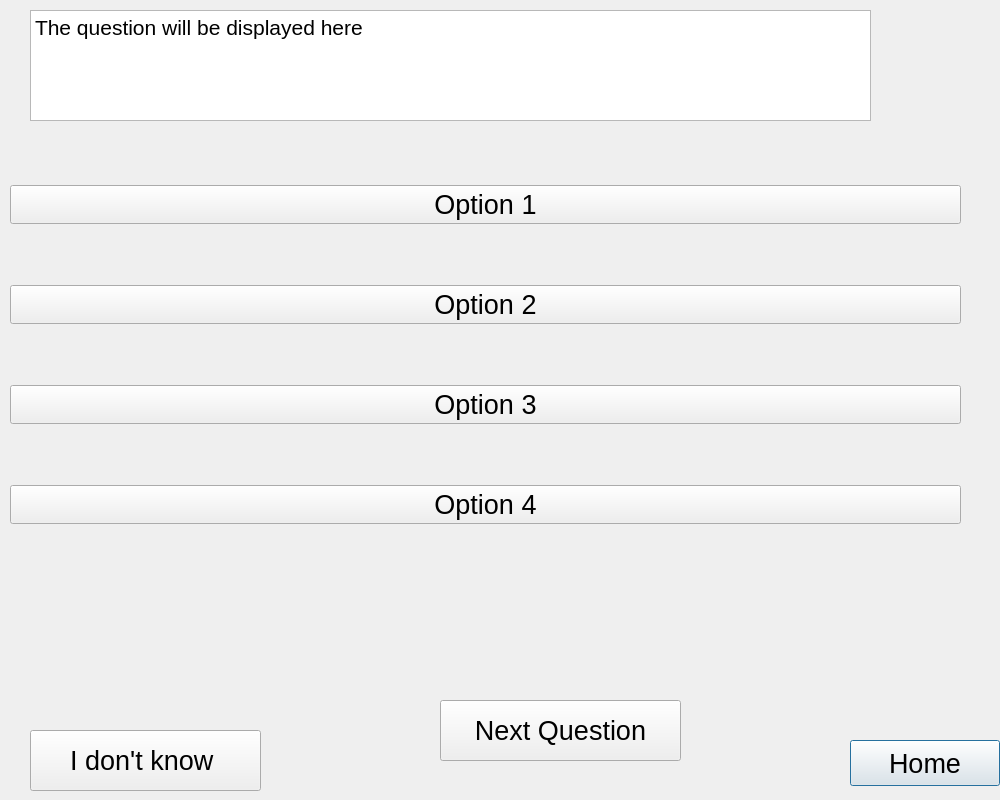
<?xml version="1.0" encoding="UTF-8"?>
<ui version="4.0">
 <class>Dialog</class>
 <widget class="QDialog" name="Dialog">
  <property name="geometry">
   <rect>
    <x>0</x>
    <y>0</y>
    <width>1000</width>
    <height>800</height>
   </rect>
  </property>
  <property name="windowTitle">
   <string>Dialog</string>
  </property>
  <widget class="QPushButton" name="HomeBut">
   <property name="geometry">
    <rect>
     <x>850</x>
     <y>740</y>
     <width>150</width>
     <height>46</height>
    </rect>
   </property>
   <property name="font">
    <font>
     <pointsize>20</pointsize>
    </font>
   </property>
   <property name="text">
    <string>Home</string>
   </property>
  </widget>
  <widget class="QWidget" name="verticalLayoutWidget">
   <property name="geometry">
    <rect>
     <x>10</x>
     <y>130</y>
     <width>951</width>
     <height>451</height>
    </rect>
   </property>
   <property name="font">
    <font>
     <pointsize>20</pointsize>
    </font>
   </property>
   <layout class="QVBoxLayout" name="verticalLayout">
    <item>
     <widget class="QPushButton" name="OptionBut1">
      <property name="font">
       <font>
        <pointsize>20</pointsize>
       </font>
      </property>
      <property name="text">
       <string>Option 1</string>
      </property>
     </widget>
    </item>
    <item>
     <widget class="QPushButton" name="OptionBut2">
      <property name="font">
       <font>
        <pointsize>20</pointsize>
       </font>
      </property>
      <property name="text">
       <string>Option 2</string>
      </property>
     </widget>
    </item>
    <item>
     <widget class="QPushButton" name="OptionBut3">
      <property name="font">
       <font>
        <pointsize>20</pointsize>
       </font>
      </property>
      <property name="text">
       <string>Option 3</string>
      </property>
     </widget>
    </item>
    <item>
     <widget class="QPushButton" name="OptionBut4">
      <property name="font">
       <font>
        <pointsize>20</pointsize>
       </font>
      </property>
      <property name="text">
       <string>Option 4</string>
      </property>
     </widget>
    </item>
   </layout>
  </widget>
  <widget class="QPushButton" name="IDKBut">
   <property name="geometry">
    <rect>
     <x>30</x>
     <y>730</y>
     <width>231</width>
     <height>61</height>
    </rect>
   </property>
   <property name="font">
    <font>
     <pointsize>20</pointsize>
    </font>
   </property>
   <property name="text">
    <string>I don't know </string>
   </property>
  </widget>
  <widget class="QLabel" name="ResultLabel">
   <property name="geometry">
    <rect>
     <x>60</x>
     <y>600</y>
     <width>881</width>
     <height>51</height>
    </rect>
   </property>
   <property name="font">
    <font>
     <pointsize>16</pointsize>
    </font>
   </property>
   <property name="text">
    <string/>
   </property>
  </widget>
  <widget class="QTextBrowser" name="QuestionBrowser">
   <property name="geometry">
    <rect>
     <x>30</x>
     <y>10</y>
     <width>841</width>
     <height>111</height>
    </rect>
   </property>
   <property name="font">
    <font>
     <pointsize>16</pointsize>
    </font>
   </property>
   <property name="html">
    <string>&lt;!DOCTYPE HTML PUBLIC &quot;-//W3C//DTD HTML 4.0//EN&quot; &quot;http://www.w3.org/TR/REC-html40/strict.dtd&quot;&gt;
&lt;html&gt;&lt;head&gt;&lt;meta name=&quot;qrichtext&quot; content=&quot;1&quot; /&gt;&lt;style type=&quot;text/css&quot;&gt;
p, li { white-space: pre-wrap; }
&lt;/style&gt;&lt;/head&gt;&lt;body style=&quot; font-family:'MS Shell Dlg 2'; font-size:16pt; font-weight:400; font-style:normal;&quot;&gt;
&lt;p style=&quot; margin-top:0px; margin-bottom:0px; margin-left:0px; margin-right:0px; -qt-block-indent:0; text-indent:0px;&quot;&gt;The question will be displayed here&lt;/p&gt;&lt;/body&gt;&lt;/html&gt;</string>
   </property>
  </widget>
  <widget class="QPushButton" name="NextQuestionBut">
   <property name="geometry">
    <rect>
     <x>440</x>
     <y>700</y>
     <width>241</width>
     <height>61</height>
    </rect>
   </property>
   <property name="font">
    <font>
     <pointsize>20</pointsize>
    </font>
   </property>
   <property name="text">
    <string>Next Question</string>
   </property>
  </widget>
 </widget>
 <resources/>
 <connections/>
</ui>
